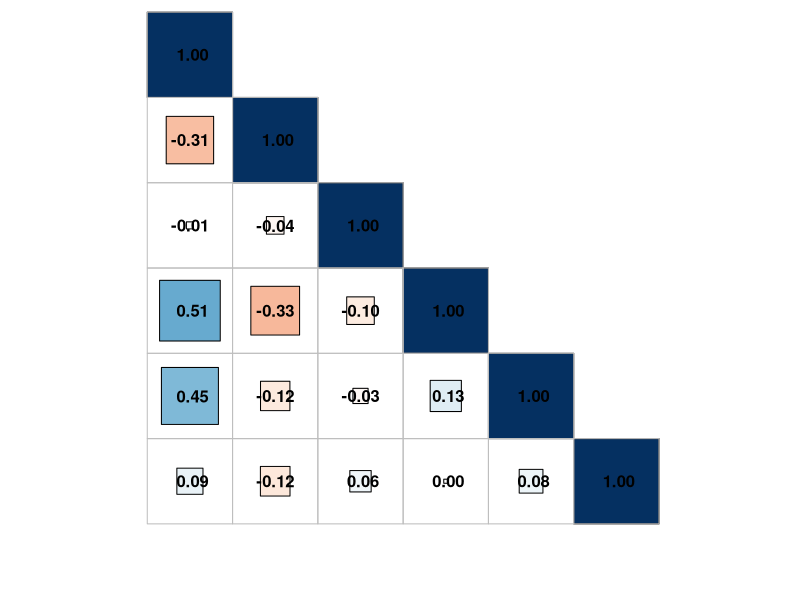

Recreate this plot in R. (Note: this script raises an error after producing the figure.)

# Correlation matrix ------------------------------------------------------

library(corrplot)
library(tidyverse)
library(readxl)

dat <- read_excel('Copy of Sensory Data for Bayesian Analysis.xlsx')


M1 <- cor.mtest(dat[,4:9])

M <- cor(dat[,4:9])


M2 <- cor.mtest(dat[,4:9],conf.level=.95)
corrplot(cor(dat[,4:9]),
         method='square',
         type = 'lower',
         p.mat = res1$p,
         insig = 'label_sig',
         sig.level = c(.001,.01,.05),
         pch.cex = 0.8,
         pch.col = 'yellow',
         tl.cex = 1,
         addCoef.col = 'black',
         tl.pos = 'n',
         outline = TRUE)


corrplot.mixed(corr = M,lower = 'number',
               upper = 'ellipse',
               tl.pos = 'lt',
               diag = 'u',
               lower.col = 'black')



